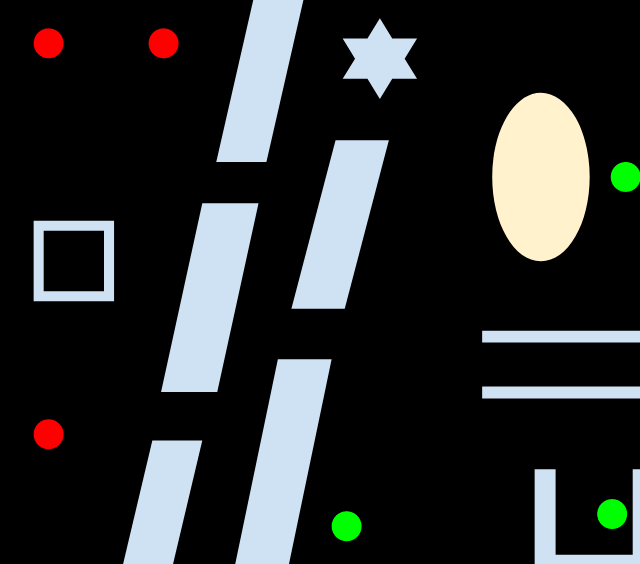
#> input picture rrtstar/making/1.png, 640 x 564 px
$ python algo.py
#> lines starting #> are read from the running program, lines starting #| are printed output that depends on the picture; after the words box and inside, x2 and y2 are one past the last pixel; in counts of white or black regions, pixels touching at a corner belong together
import cv2 as cv
import matplotlib.pyplot as plt
import math
import numpy as np
import random
import time
import pickle
import keyboard
random.seed(time.time())
img=cv.imread('1.png')
#> img is the input picture: shape (564, 640, 3); mean B, G, R 46.2, 46.3, 43.8
img1=cv.imread('1.png')
height, width = img.shape[:2]
#> height = 564; width = 640
imgray=cv.cvtColor(img, cv.COLOR_BGR2GRAY)
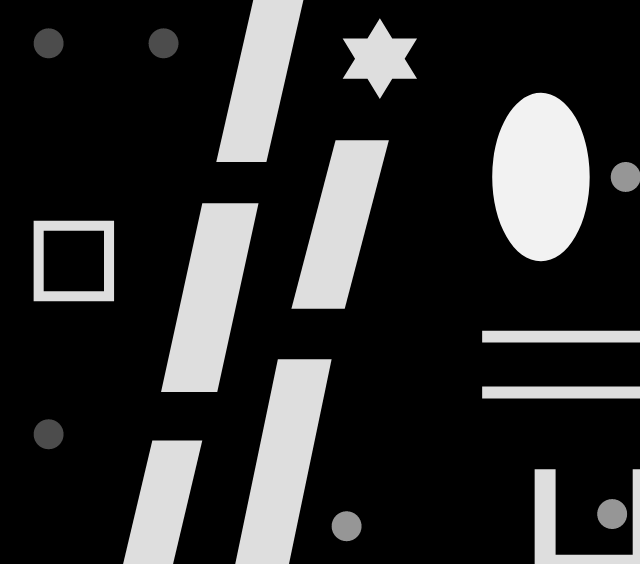
#> imgray: shape (564, 640); min 0, max 242, mean 45.5
ret, thresh=cv.threshold(imgray,50,255,0)
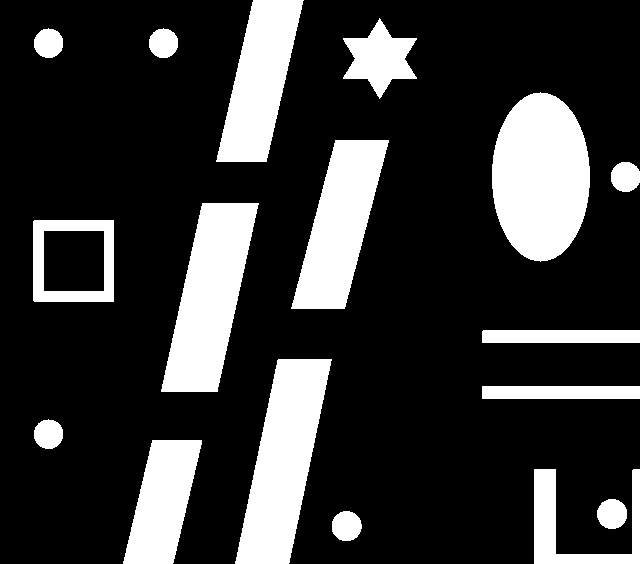
#> thresh: shape (564, 640); 21.2% white; 17 white regions
contours,hierarchy=cv.findContours(thresh,cv.RETR_TREE,cv.CHAIN_APPROX_SIMPLE)
#> contours = 18 contours; largest, box (x1, y1, x2, y2) and area: (492, 92, 590, 262) 12801, (235, 359, 332, 564) 10871, (161, 203, 259, 392) 10478, (291, 140, 389, 309) 8885, (216, 0, 304, 162) 8001

dstncontours=[contours[0],contours[1],contours[11]]
#> dstncontours = 3 contours; box (x1, y1, x2, y2) and area: (597, 499, 627, 529) 674, (332, 511, 362, 541) 672, (611, 162, 640, 192) 664
strtcontours=[contours[4],contours[14],contours[15]]
#> strtcontours = 3 contours; box (x1, y1, x2, y2) and area: (34, 419, 63, 449) 643, (149, 28, 178, 58) 642, (34, 28, 63, 58) 642

obscontours=[]

for i in range(len(contours)):
    if( i not in [0,1,4,11,14,15]):
        obscontours.append(contours[i])
#> this loop made 18 passes
#> after the loop, obscontours = 12 contours; largest, box (x1, y1, x2, y2) and area: (492, 92, 590, 262) 12801, (235, 359, 332, 564) 10871, (161, 203, 259, 392) 10478, (291, 140, 389, 309) 8885, (216, 0, 304, 162) 8001


obscontours1=[list(i) for i in obscontours]                  #remember
#> obscontours1 = 12 items
obscontours1=[[[list(k) for k in i] for i in j] for j in obscontours1]


cv.imshow('xd',img)
cv.waitKey(0)
cv.drawContours(img, strtcontours,-1,(255,0,255), 1)
cv.imshow('xd',img)
cv.waitKey(0)
cv.drawContours(img, dstncontours,-1,(34,56,233), 2)
cv.imshow('xd',img)
cv.waitKey(0)
cv.drawContours(img, obscontours,-1,(56,200,233), 2)
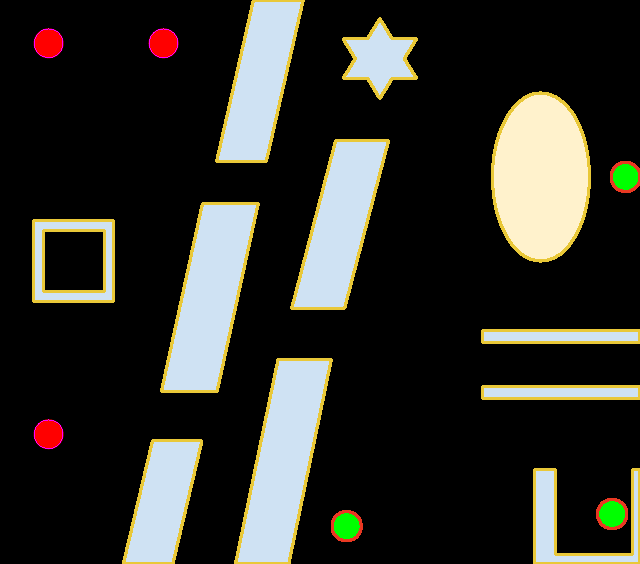
#> img: shape (564, 640, 3); mean B, G, R 43.3, 49.1, 49
cv.imshow('xd',img)
cv.waitKey(0)

strt=[255,0,255]
dstn=[34,56,233]
obs=[56,200,233]

obsx,obsy=np.where(np.all(img==obs,axis=2))
#> obsx = 14803 values from 0 to 563; obsy = 14803 values, max 639 at index 8134, min 32 at index 4394, mean 344.8
obscontours1=list(np.column_stack((obsy,obsx)))
#> obscontours1 = 14803 pairs, first value 32 to 639, second value 0 to 563
obscontours1=[list(i) for i in obscontours1]

strtx,strty=np.where(np.all(img==strt,axis=2))
#> strtx = 245 values from 28 to 448; strty = 245 values, max 177 at index 64, min 34 at index 65, mean 86.57
strtcontours1=list(np.column_stack((strty,strtx)))
#> strtcontours1 = 245 pairs, first value 34 to 177, second value 28 to 448
strtcontours1=[list(i) for i in strtcontours1]


dstnx,dstny=np.where(np.all(img==dstn,axis=2))
#> dstnx = 927 values from 161 to 541; dstny = 927 values, max 639 at index 99, min 331 at index 611, mean 525.5
dstncontours1=list(np.column_stack((dstny,dstnx)))
#> dstncontours1 = 927 pairs, first value 331 to 639, second value 161 to 541
dstncontours1=[list(i) for i in dstncontours1]


parent={}
nodes={}

def create_node(x,y,nme,prnt):
    nodes[nme]=(x,y)
    parent[nme]=prnt

def rewiring(r):
    for i in list(nodes.keys()):
        for j in list(nodes.keys()):
            if(j==i):
                continue
            if abs(nodes[j][0]-nodes[i][0])<r and abs(nodes[j][1]-nodes[i][1])<r:
                if find_path_length(j)+len_bet_points(nodes[j][0],nodes[j][1],nodes[i][0],nodes[i][1])<find_path_length(i) and not obscolchk(nodes[j][0],nodes[j][1],nodes[i][0],nodes[i][1]):
                    print('------------------------')
                    parent[i]=j


def direct_len_bet_nodes(nme1,nme2):
    node1x=float(nodes[nme1][0])
    node1y=float(nodes[nme1][1])
    node2x=float(nodes[nme2][0])
    node2y=float(nodes[nme2][1])
    return(((node1x-node2x)**2+(node1y-node2y)**2)**.5)


def len_bet_points(x1,y1,x2,y2):
    return(((x1-x2)**2+(y1-y2)**2)**.5)


def find_path_length(nme):
    nd=nme
    l=0.0
    while(parent[nd]!=0):
        l=l+direct_len_bet_nodes(nd,parent[nd])
        nd=parent[nd]
    return(l)

def find_n_nearest_node(x,y,n):
    r=1
    while True:
        nearnodes=[]
        for i in list(nodes.keys()):
            if(abs(nodes[i][0]-x)<r and abs(nodes[i][1]-y)<r):
                nearnodes.append(i)
        if(len(nearnodes)==0):
            r+=5
            continue
        ld={}
        for i in nearnodes:
            print('finding nearest')
            ld[i]=(len_bet_points(nodes[i][0],nodes[i][1],x,y))
        sld=list({k: v for k, v in sorted(ld.items(), key=lambda item: item[1])}.keys())
        return(sld[n-1])


def inclination_of_1to2_minuspi_to_pi(x1,y1,x2,y2):
    if(x2-x1==0):
        if(y2>y1):
            return(np.pi/2)
        else:
            return(-np.pi/2)
    else:
        thita=math.atan((y2-y1)/(x2-x1))
        if(x2-x1<0):
            thita=np.pi-thita
        return thita


def obscolchk(x1,y1,x2,y2):
    k=15
    j=0
    while(j<=k):
        x=round(x1+j*(x2-x1)/k)
        y=round(y1+j*(y2-y1)/k)
        j+=1
        if([x,y] in obscontours1):
            print(True)
            return(True)
    return(False)


def descolchk(x1,y1,x2,y2):
    k=15
    j=0
    while(j<=k):
        x=round(x1+j*(x2-x1)/k)
        y=round(y1+j*(y2-y1)/k)
        j+=3
        if([x,y] in dstncontours1):
            print(True)
            return(True)
    return(False)

def do(d,r):                          #d=distance between nodes
#> called with d = 20, r = 25
    xr=random.randint(0,width)
#> xr = 306
    yr=random.randint(0,height)
#> yr = 464
    print('hihi')
    name=find_n_nearest_node(xr,yr,1)
#> name = 'Start'
    (xn,yn)=nodes[name]
#> xn = 59; yn = 59
    thita=inclination_of_1to2_minuspi_to_pi(xn,yn,xr,yr)
#> thita = 1.02
    xt=round(xn+d*math.cos(thita))
#> xt = 69
    yt=round(yn+d*math.sin(thita))
#> yt = 76
    ptls={}
    nodesnear=[]
    for i in list(nodes.keys()):
        if(len_bet_points(nodes[i][0],nodes[i][1],xt,yt)<=r):
            nodesnear.append(i)
#> after the loop, nodesnear = ['Start']
    for i in nodesnear:
        ptls[i]=find_path_length(i)+len_bet_points(nodes[i][0],nodes[i][1],xt,yt)
#> after the loop, ptls = {'Start': 19.72}
    ptls={k: v for k, v in sorted(ptls.items(), key=lambda item: item[1])}.keys()
    for i in list(ptls):
        if(obscolchk(nodes[i][0],nodes[i][1],xt,yt)):
            continue
        else:
            if(str(xt)+str(yt) not in list(nodes.keys())):
                create_node(xt,yt,str(xt)+str(yt),i)
                return(str(xt)+str(yt))
    return('nonode')


create_node(59,59,'Start',0)

img2=np.copy(img1)
path=[]

iterations=0


while(True):
    iterations+=1
    print('interation = {}\n-----------------'.format(iterations))
    cnt=do(20,25)
#> cnt = '6976'
    if(cnt=='nonode'):
        continue
    if(parent[cnt]==0):
        continue
    if descolchk(nodes[cnt][0],nodes[cnt][1],nodes[parent[cnt]][0],nodes[parent[cnt]][1]):
#> after the loop in descolchk, `while(j<=k):`: j = 18
        cnt
        path.append(cnt)
    img2=np.copy(img1)
    print(list(nodes.keys()))
#| ['Start', '6976']
    for i in list(nodes.keys()):
        cv.circle(img2,(nodes[i][0],nodes[i][1]),2,(255,0,255),-1)
        if(parent[i]==0):
            continue
        cv.line(img2,(nodes[i][0],nodes[i][1]),(nodes[parent[i]][0],nodes[parent[i]][1]),color=[0,255,0],thickness=1,lineType=8)
#> img2: shape (564, 640, 3); 0.01% of pixels changed, all inside (x1, y1, x2, y2) = (57, 57, 72, 79)
    for i in path:
        pn=i
        while(parent[pn]!=0):
            print('showing path')
            pnp=parent[pn]
            cv.line(img2,(nodes[pn][0],nodes[pn][1]),(nodes[pnp][0],nodes[pnp][1]),color=[255,255,255],thickness=2,lineType=8)
            pn=pnp
    cv.imshow('xd',img2)
    if((len(nodes)%15==0 and len(nodes)<500) or (len(nodes)%100==0 and len(nodes)>500)):
        print('rewiring')
        rewiring(25)
    cv.waitKey(1)
    if(keyboard.is_pressed('s')):
        print('saving--------------------------------------------------------------')
        with open('xdnodes.txt','wb') as fp:
            pickle.dump(nodes,fp,protocol=0)
        with open('xd.txt','wb') as fp1:
            pickle.dump(path,fp1,protocol=0)
        with open('xdparents.txt','wb') as fp2:
            pickle.dump(parent,fp2)
